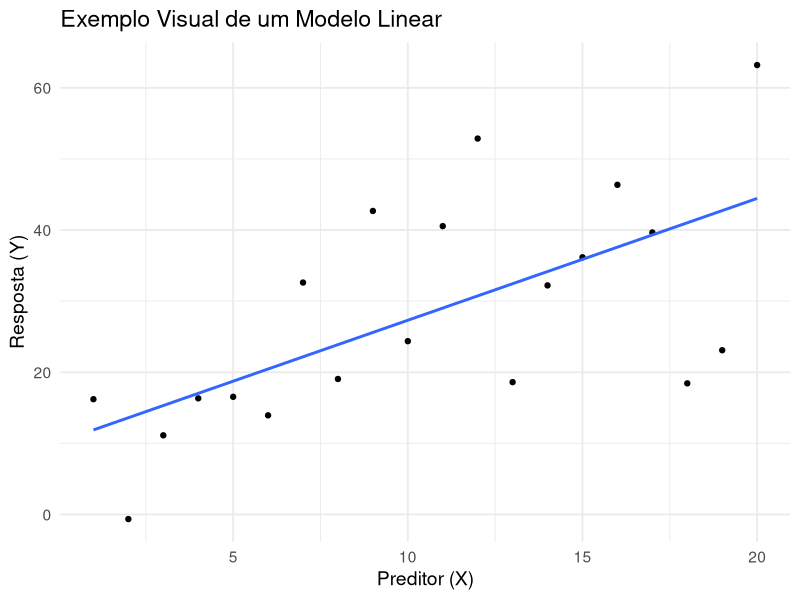
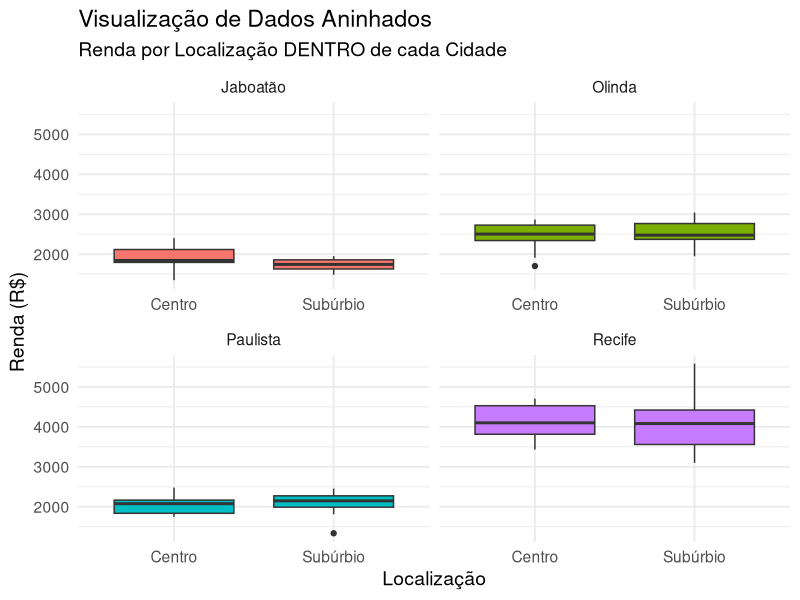
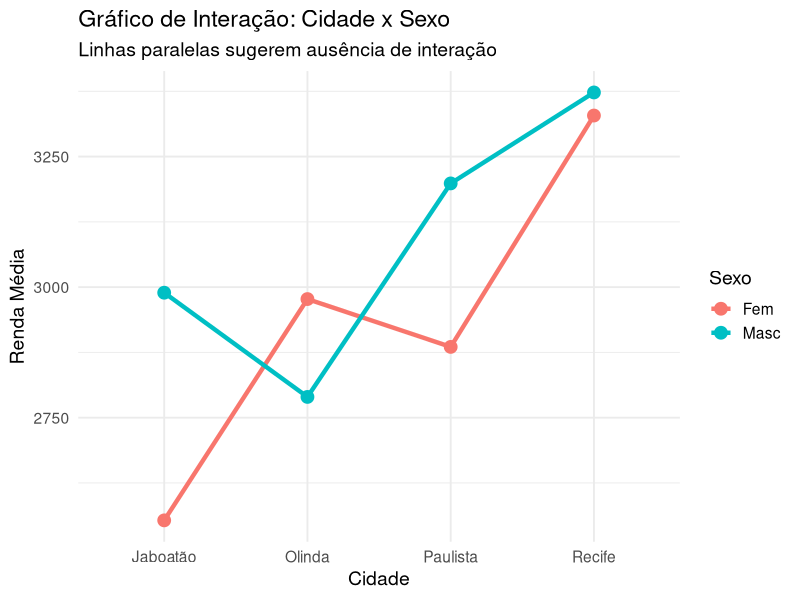

Recreate these plots in R, in order.
## ---- chunk 1
# Opções globais do Knitr
options(html.tag.transform.rmarkdown = function(x) x)
knitr::opts_chunk$set(echo = TRUE, fig.align = 'center', message = FALSE, warning = FALSE, fig.width=8, fig.height=4.5)

# Carregar pacotes necessários
library(ggplot2)
library(dplyr)
library(MASS) # Para a função ginv()
library(DiagrammeR)
## ---- chunk 2
set.seed(42)
x <- 1:20
y <- 2.5 * x + rnorm(20, 0, 10)
qplot(x, y, geom = c("point", "smooth"), method = "lm", se = FALSE) + 
  theme_minimal(base_size = 14) + labs(title="Exemplo Visual de um Modelo Linear", x="Preditor (X)", y="Resposta (Y)")
## ---- chunk 3
# Simulação de dados para o exemplo
set.seed(1)
dados_aninhados <- data.frame(
  Cidade = factor(rep(c("Paulista", "Olinda", "Recife", "Jaboatão"), each = 20)),
  Localizacao = factor(rep(c("Centro", "Subúrbio"), each = 10, times = 4)),
  Renda = round(c(rnorm(20, 2000, 300), rnorm(20, 2500, 400), rnorm(20, 4000, 800), rnorm(20, 1800, 250)))
)

ggplot(dados_aninhados, aes(x = Localizacao, y = Renda, fill = Cidade)) +
  geom_boxplot() +
  facet_wrap(~ Cidade, scales = "free_x") +
  labs(title = "Visualização de Dados Aninhados",
       subtitle = "Renda por Localização DENTRO de cada Cidade",
       x = "Localização", y = "Renda (R$)") +
  theme_minimal(base_size = 14) + theme(legend.position = "none")
## ---- chunk 4
# Simulação de dados
set.seed(2)
dados_cruzados <- data.frame(
  Cidade = factor(rep(c("Paulista", "Olinda", "Recife", "Jaboatão"), each = 20)),
  Sexo = factor(rep(c("Masc", "Fem"), each = 10, times = 4)),
  Renda = round(runif(80, 1000, 5000))
)

ggplot(dados_cruzados, aes(x = Cidade, y = Renda, color = Sexo, group = Sexo)) +
  stat_summary(fun = mean, geom = "point", size = 4) +
  stat_summary(fun = mean, geom = "line", linewidth = 1.5) +
  labs(title = "Gráfico de Interação: Cidade x Sexo",
       subtitle = "Linhas paralelas sugerem ausência de interação",
       y = "Renda Média") +
  theme_minimal(base_size = 14)
## ---- chunk 5
df_bal <- data.frame(FatorA = rep(c("A1","A2"), each=4), FatorB = rep(c("B1","B2"), 4))
table(df_bal)
## ---- chunk 6
df_unbal <- df_bal[-1, ]
table(df_unbal)
## ---- chunk 7
grViz("
digraph hierarchy {
  rankdir=TB;
  node [shape=circle, style=filled, fillcolor=lightblue];
  edge [arrowhead=none];
  B -> A;
}
")
## ---- chunk 8
grViz("
digraph factorial {
  rankdir=TB;
  node [shape=circle, style=filled, fillcolor=lightblue];
  edge [arrowhead=none];
  mu [label='μ']; epsilon [label='ε'];
  epsilon -> {A, B} -> mu;
}
")
## ---- chunk 9
grViz("digraph { mu->{A,B,C}->e; {rank=same; A;B;C} }")
## ---- chunk 10
grViz("digraph { e->C->B->A->mu }")
## ---- chunk 11
grViz("digraph { e->{C,B}; B->A; {A,C}->mu }")
## ---- chunk 12
grViz("digraph { e->{B,C}->A->mu; {rank=same; B;C} }")
## ---- chunk 13
grViz("digraph { e->ABC->mu }")
## ---- chunk 14
X <- matrix(c(1,1,0, 1,1,0, 1,0,1, 1,0,1), ncol=3, byrow=TRUE)
y_vec <- c(15.2, 14.3, 13.5, 14.5)
G1 <- matrix(c(0.5, -0.5, 0, -0.5, 1, 0, 0, 0, 0), ncol=3, byrow=TRUE)
b_estimado_g1 <- G1 %*% t(X) %*% y_vec
rownames(b_estimado_g1) <- c("μ", "τ₁", "τ₂")
print(b_estimado_g1)
## ---- chunk 15
L <- matrix(c(1, 1, 0,  1, 0, 1, 0, 1, -1), ncol=3, byrow=TRUE)
estimativas_g1 <- L %*% b_estimado_g1
rownames(estimativas_g1) <- c("μ + τ₁", "μ + τ₂", "τ₁ - τ₂")
print(estimativas_g1)
